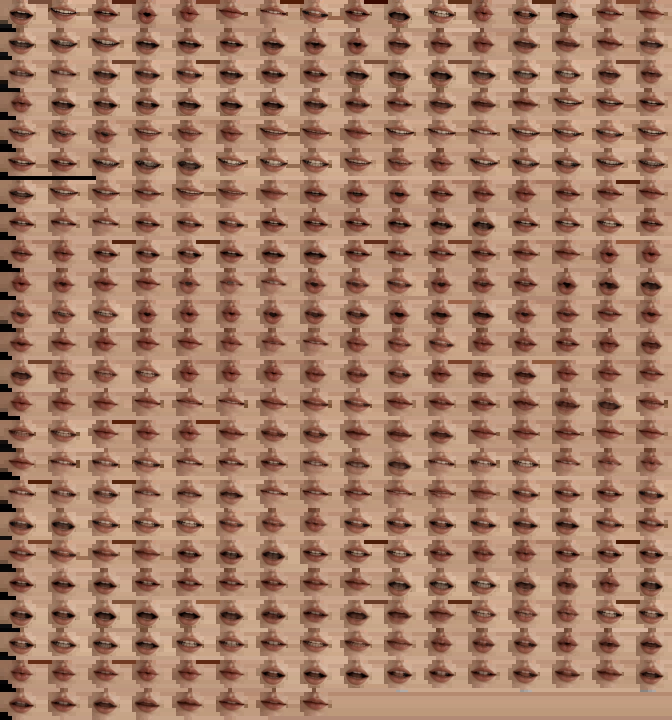
#> input picture lip/usta-morph.webp, 1344 x 1440 px (shown at 1/2 size)
$ python track_face.py ../lip/usta-morph.webp ../lip/usta-morph.webp
#> lines starting #> are read from the running program, lines starting #| are printed output that depends on the picture
"""Śledzi twarz (przesunięcie + skala) w każdej klatce klipów względem kadru bazowego.

Wzorzec: okolica oczu, nosa i ust z kadru bazowego. Dla każdej klatki dopasowanie
wieloskalowe w oknie wokół poprzedniej pozycji. Wynik: dla każdej klatki środek ust
(x, y) w pikselach wideo 1280x720, skala względem kadru bazowego i pewność dopasowania.

Użycie: python3 -I track_face.py KADR_BAZOWY.jpg WYJŚCIE.json klip1.mp4 [klip2.mp4 ...]
"""
import json, sys
import cv2
import numpy as np

poster, out_path, clips = sys.argv[1], sys.argv[2], sys.argv[3:]
ref = cv2.cvtColor(cv2.imread(poster), cv2.COLOR_BGR2GRAY)
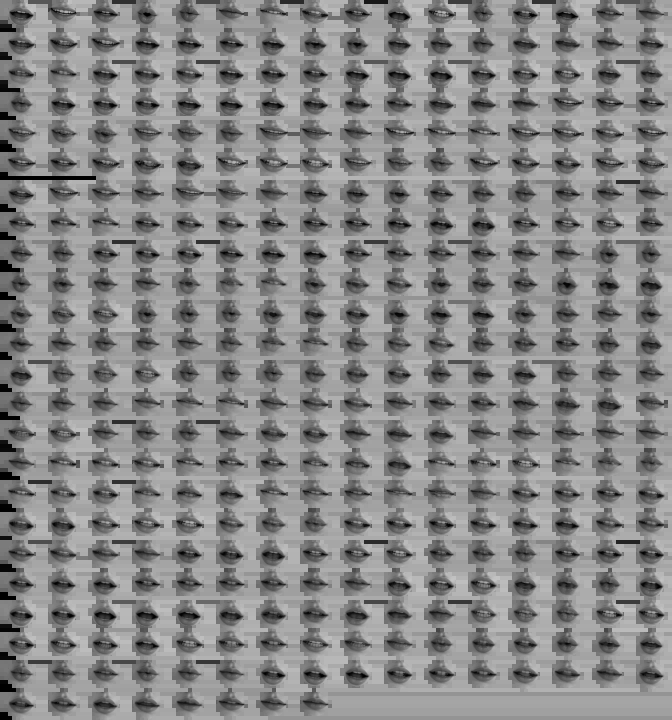
#> ref: shape (1440, 1344) (shown at 1/2 size); min 0, max 199, mean 136.2
TX0, TY0, TX1, TY1 = 532, 120, 640, 250          # wzorzec: oczy, nos, usta
MOUTH = (582.0, 227.0)                           # środek ust w kadrze bazowym
tpl = ref[TY0:TY1, TX0:TX1]
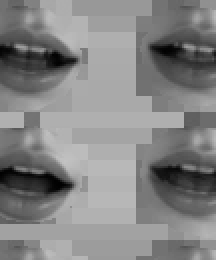
#> tpl: shape (130, 108) (shown 2 times larger); min 1, max 195, mean 131.7
tw, th = TX1 - TX0, TY1 - TY0
SCALES = np.arange(0.86, 1.30, 0.02)

def track(path):
    cap = cv2.VideoCapture(path)
    res = []
    px, py, ps = TX0, TY0, 1.0
    while True:
        ok, fr = cap.read()
        if not ok:
            break
        g = cv2.cvtColor(fr, cv2.COLOR_BGR2GRAY)
        best = (-1, px, py, ps)
        for s in SCALES:
            if abs(s - ps) > 0.08 and res:
                continue
            t = cv2.resize(tpl, (int(tw * s), int(th * s)), interpolation=cv2.INTER_AREA)
            cx, cy = px + tw / 2, py + th / 2
            x0 = int(max(0, cx - tw * s / 2 - 60)); y0 = int(max(0, cy - th * s / 2 - 60))
            x1 = int(min(g.shape[1], cx + tw * s / 2 + 60)); y1 = int(min(g.shape[0], cy + th * s / 2 + 60))
            win = g[y0:y1, x0:x1]
            if win.shape[0] < t.shape[0] or win.shape[1] < t.shape[1]:
                continue
            r = cv2.matchTemplate(win, t, cv2.TM_CCOEFF_NORMED)
            _, mv, _, ml = cv2.minMaxLoc(r)
            if mv > best[0]:
                best = (mv, x0 + ml[0] + t.shape[1] / 2 - tw / 2, y0 + ml[1] + t.shape[0] / 2 - th / 2, s)
        score, bx, by, bs = best
        # środek wzorca w klatce -> środek ust (skalowanie wokół środka wzorca)
        tcx, tcy = bx + tw / 2, by + th / 2
        rcx, rcy = TX0 + tw / 2, TY0 + th / 2
        mx = tcx + (MOUTH[0] - rcx) * bs
        my = tcy + (MOUTH[1] - rcy) * bs
        res.append([round(mx, 1), round(my, 1), round(bs, 3), round(float(score), 3)])
        if score > 0.5:
            px, py, ps = bx, by, bs
    return res

out = {}
for c in clips:
    key = c.rsplit('/', 1)[-1]
    out[key] = track(c)
    sc = [r[3] for r in out[key]]
    print(key, len(sc), 'pewność min/mediana', round(min(sc), 2), round(float(np.median(sc)), 2),
          'skala', min(r[2] for r in out[key]), '-', max(r[2] for r in out[key]))
json.dump(out, open(out_path, 'w'))
